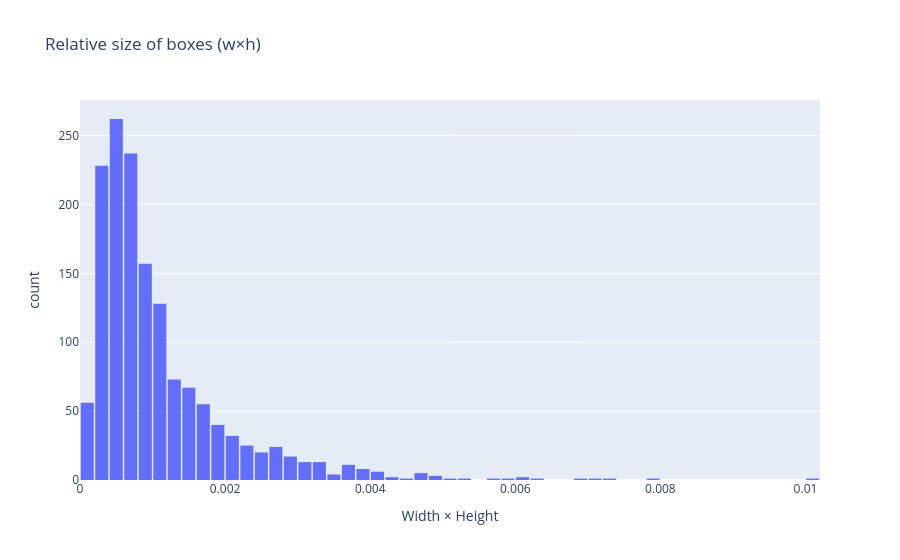

The cell this chart's notebook holds for it:
### Code cell
relative_size = np.array(all_w) * np.array(all_h)

fig = px.histogram(
    x=relative_size,
    title="Relative size of boxes (w×h)",
    labels={"x": "Width × Height", "y": "Number of images"}
)

fig.update_layout(bargap=0.1)

fig.show()

### Figure 1 — Plotly figure (JSON) as saved in the notebook; plotly's stock layout.template omitted (floating-point values rounded to 4 significant figures; data arrays with more than 128 entries replaced by an {"elided": "..."} marker saying what was removed)
{"data": [{"bingroup": "x", "hovertemplate": "Width × Height=%{x}<br>count=%{y}<extra></extra>", "legendgroup": "", "marker": {"color": "#636efa", "pattern": {"shape": ""}}, "name": "", "orientation": "v", "showlegend": false, "type": "histogram", "x": {"elided": "1499 float values"}, "xaxis": "x", "yaxis": "y"}], "layout": {"bargap": 0.1, "barmode": "relative", "legend": {"tracegroupgap": 0}, "title": {"text": "Relative size of boxes (w×h)"}, "xaxis": {"anchor": "y", "domain": [0, 1], "title": {"text": "Width × Height"}}, "yaxis": {"anchor": "x", "domain": [0, 1], "title": {"text": "count"}}}}
